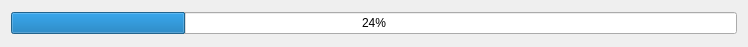
<?xml version="1.0" encoding="UTF-8"?>
<ui version="4.0">
 <class>TimeMe</class>
 <widget class="QWidget" name="TimeMe">
  <property name="geometry">
   <rect>
    <x>0</x>
    <y>0</y>
    <width>748</width>
    <height>47</height>
   </rect>
  </property>
  <property name="windowTitle">
   <string>Form</string>
  </property>
  <layout class="QVBoxLayout" name="verticalLayout">
   <item>
    <widget class="QProgressBar" name="progressBar">
     <property name="value">
      <number>24</number>
     </property>
    </widget>
   </item>
  </layout>
 </widget>
 <resources/>
 <connections/>
</ui>
